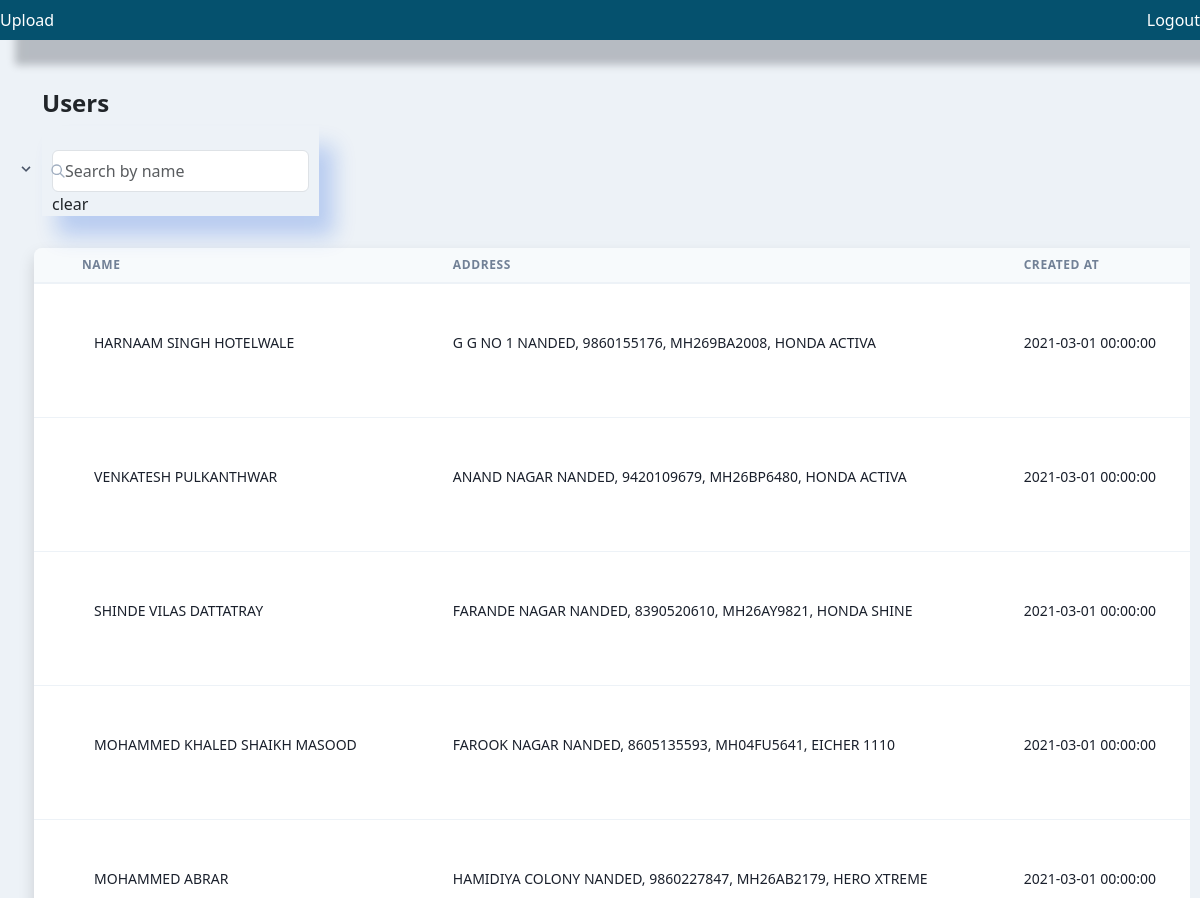
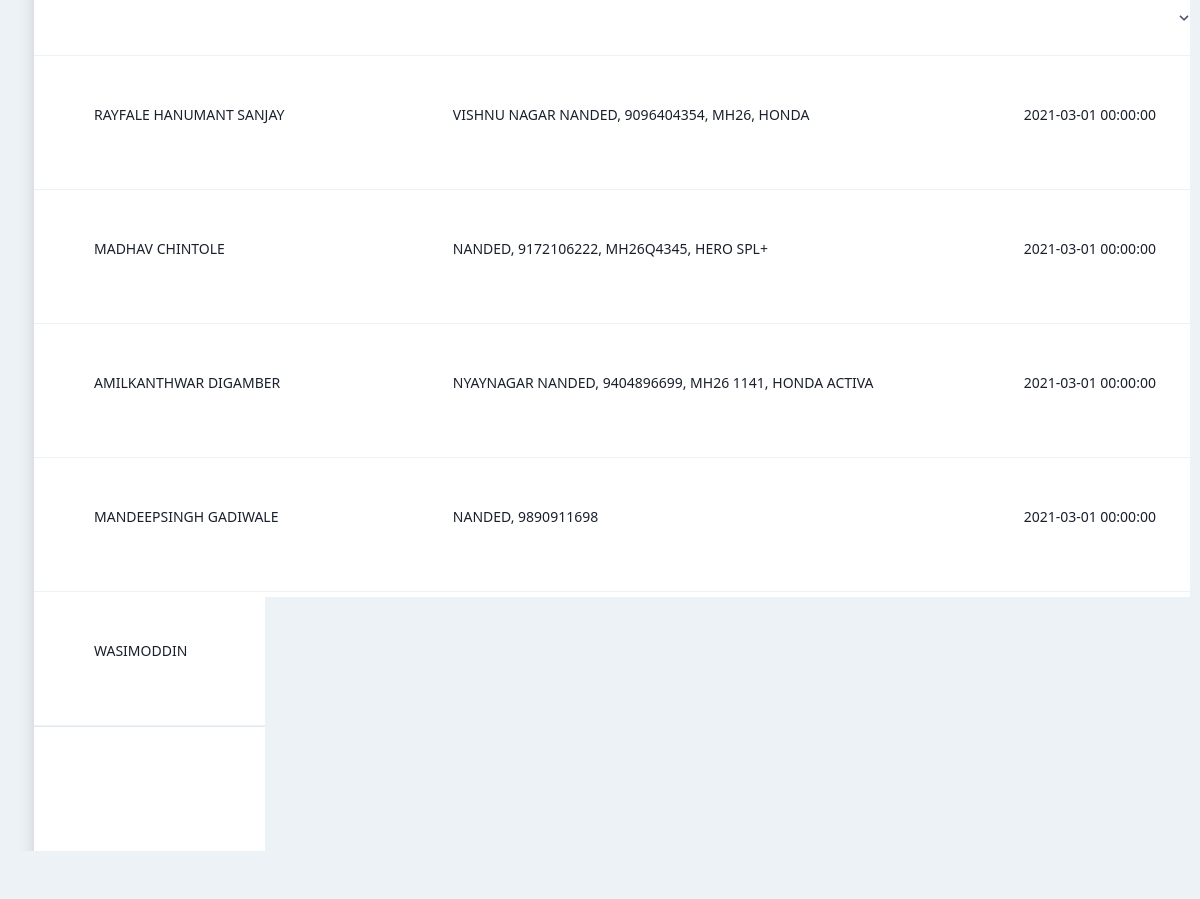
The app's page /home/ (signed in) with its own data (2 pictures, top to bottom).
### uploadfile/models.py (models this page shows, shortened)
class Buyerdata(models.Model):
  date =  models.CharField(max_length=200)
  buyer = models.CharField(max_length=200)
  address = models.CharField(max_length=200)
  total_amount = models.CharField(max_length=200)

### uploadfile/views.py (the view)
# urls.py: 2. Add a URL to urlpatterns:  path('', views.home, name='home')
@login_required(login_url='/login')
def home(request):
        users = Buyerdata.objects.all()
        search_query = request.GET.get('search')
        uname = request.GET.get('name')
        address = request.GET.get('address')
        total = request.GET.get('Total')
        ID = request.GET.get('ID')
        datee = request.GET.get('date')
        if search_query:
            users = users.filter(address__icontains=address)
            context = {'users': users}
            return render(request, 'home.html', context)
        elif search_query:
            users = users.filter(address__icontains=address)
            context = {'users': users}
            return render(request, 'home.html', context)
        elif total:
            users = users.filter(total_amount__icontains=total)
            context = {'users': users}
            return render(request, 'list.html', context)
        elif ID:
            users = users.filter(id__icontains=ID)
            context = {'users': users}
            return render(request, 'home.html', context)
        elif datee:
            users = users.filter(date__icontains=datee)
            context = {'users': users}
            return render(request, 'home.html', context)
        elif uname:
            users = users.filter(buyer__icontains=uname)
            context = {'users': users}
            return render(request, 'list.html', context)
        user_list = Buyerdata.objects.all()
        paginator = Paginator(user_list, 10)  # Show 10 users per page
        page = request.GET.get('page')
        users = paginator.get_page(page)
        context = {'users': users}
        return render(request, 'list.html', context)

### uploadfile/templates/list.html (shortened to what this page needs)
<!DOCTYPE html>
<html lang="en" >
<head>
  <link rel='stylesheet' href='https://cdnjs.cloudflare.com/ajax/libs/tailwindcss/1.4.6/tailwind.min.css'>
  <link rel="stylesheet" href="https://cdnjs.cloudflare.com/ajax/libs/font-awesome/6.4.0/css/all.min.css">
  <link href="https://cdn.jsdelivr.net/npm/bootstrap@5.3.1/dist/css/bootstrap.min.css" rel="stylesheet">
<ul class="navbar" style="background-color: rgb(5, 81, 110); box-shadow: 15px 25px 8px #0008133b;">
  <li class="nav-item" style="color:white">
    <a class="nav-link active  " aria-current="page" href="/">Upload</a>
  </li>
  <li class="nav-item" style="color:white">
    <a class="nav-link active" aria-current="page" href="/logout">Logout</a>
  </li>
</ul>
</head>
<body>
<body class="antialiased font-sans bg-gray-200">
    <div class="container mx-auto px-8 sm:px-8">
        <div class="py-8">
            <div>
                <h2 class="text-2xl font-semibold leading-tight">Users</h2>
            </div>
            <div class="my-2 flex sm:flex-row flex-col">
                <div class="flex flex-row mb-1 sm:mb-0">
                    <div class="relative">
                        <div
                            class="pointer-events-none absolute inset-y-0 right-0 flex items-center px-2 text-gray-700">
                            <svg class="fill-current h-4 w-4" xmlns="http://www.w3.org/2000/svg" viewBox="0 0 20 20">
                                <path d="M9.293 12.95l.707.707L15.657 8l-1.414-1.414L10 10.828 5.757 6.586 4.343 8z" />
                            </svg>
                        </div>
                    </div>
                    <div >
                        <div
                            class="pointer-events-none absolute inset-y-0 right-0 flex items-center px-2 text-gray-700">
                        </div>
                    </div>
                </div>
                <div class="block relative">
                    <span class="h-full absolute inset-y-0 left-0 flex items-center pl-2">
                        <svg viewBox="0 0 24 24" class="h-4 w-4 fill-current text-gray-500">
                            <path
                                d="M10 4a6 6 0 100 12 6 6 0 000-12zm-8 6a8 8 0 1114.32 4.906l5.387 5.387a1 1 0 01-1.414 1.414l-5.387-5.387A8 8 0 012 10z">
                            </path>
                        </svg>
                    </span>
                    <form method="get" action=""  style="padding-left: 10px;padding-right: 10px; box-shadow: 15px 20px 20px #0f50dd3b;">
                        <input class="form-control py-2 border-right-0 border" name="name" type="search" placeholder="Search by name" id="example-search-input">
                        <span class="input-group-append">
                            <h9>
                                <a class="nav-link active" aria-current="page" href="/home">clear</a>
                            </h9>
                          </span>
                            </div>
            </div>
            <div class="-mx-4 sm:-mx-8 px-4 sm:px-8 py-4 overflow-x-auto">
                <div class="inline-block min-w-full shadow rounded-lg overflow-hidden">
                    <table class="min-w-full leading-normal">
                        <thead>
                            <tr>
                                <th
                                    class="px-5 py-2 border-b-2 border-gray-200 bg-gray-100 text-left text-xs font-semibold text-gray-600 uppercase tracking-wider">
                                    Name
                                </th>
                                <th
                                    class="px-5 py-2 border-b-2 border-gray-200 bg-gray-100 text-left text-xs font-semibold text-gray-600 uppercase tracking-wider">
                                    Address
                                </th>
                                <th
                                    class="px-5 py-2 border-b-2 border-gray-200 bg-gray-100 text-left text-xs font-semibold text-gray-600 uppercase tracking-wider">
                                    Created at
                                </th>
                            </tr>
                        </thead>
                        <tbody>
                            {% for user in users %}
                            <tr>
                                <td class="px-12 py-10 border-b border-gray-200 bg-white text-sm">
                                    <div class="flex items-center">
                                        <div class="ml-3">
                                            <p class="text-gray-900 whitespace-no-wrap">
                                                {{ user.buyer }}
                                            </p>
                                        </div>
                                    </div>
                                </td>
                                <td class="px-5 py-5 border-b border-gray-200 bg-white text-sm">
                                    <p class="text-gray-900 whitespace-no-wrap">{{ user.address }}</p>
                                </td>
                                <td class="px-5 py-5 border-b border-gray-200 bg-white text-sm">
                                    <p class="text-gray-900 whitespace-no-wrap">
                                        {{ user.date }}
                                    </p>
                                </td>
                            </tr>
                            {% endfor %}
                        </tbody>
                    </table>
                    <div
                        class="px-5 py-5 bg-white border-t flex flex-col xs:flex-row items-center xs:justify-between          ">
                        <div class="inline-flex mt-2 xs:mt-0">
                            <button
                                class="text-sm bg-gray-300 hover:bg-gray-400 text-gray-800 font-semibold py-2 px-4 rounded-l">
                            </button>
                            <h3 class="text-sm bg-gray-300 hover:bg-gray-400 text-gray-800 font-semibold py-2 px-4 rounded-l">
                              </h3>
                            <button
                                class="text-sm bg-gray-300 hover:bg-gray-400 text-gray-800 font-semibold py-2 px-4 rounded-r">
                                {% if users.has_next %}
                                <a href="?page={{ users.next_page_number }}">next</a>
                                <a href="?page={{ users.paginator.num_pages }}">last &raquo;</a>
                            {% endif %}
                            </button>
                        </div>
                    </div>
                </div>
            </div>
        </div>
    </div>
</body>
</body>
</html>

### records on screen
Buyerdata: buyer "HARNAAM SINGH HOTELWALE", address "G G NO 1 NANDED, 9860155176, MH269BA2008, HONDA ACTIVA", date "2021-03-01 00:00:00"
Buyerdata: buyer "VENKATESH PULKANTHWAR", address "ANAND NAGAR NANDED, 9420109679, MH26BP6480, HONDA ACTIVA", date "2021-03-01 00:00:00"
Buyerdata: buyer "SHINDE VILAS DATTATRAY", address "FARANDE NAGAR NANDED, 8390520610, MH26AY9821, HONDA SHINE", date "2021-03-01 00:00:00"
Buyerdata: buyer "MOHAMMED KHALED SHAIKH MASOOD", address "FAROOK NAGAR NANDED, 8605135593, MH04FU5641, EICHER 1110", date "2021-03-01 00:00:00"
Buyerdata: buyer "MOHAMMED ABRAR", address "HAMIDIYA COLONY NANDED, 9860227847, MH26AB2179, HERO XTREME", date "2021-03-01 00:00:00"
Buyerdata: buyer "RAYFALE HANUMANT SANJAY", address "VISHNU NAGAR NANDED, 9096404354, MH26, HONDA", date "2021-03-01 00:00:00"
Buyerdata: buyer "MADHAV CHINTOLE", address "NANDED, 9172106222, MH26Q4345, HERO SPL+", date "2021-03-01 00:00:00"
Buyerdata: buyer "AMILKANTHWAR DIGAMBER", address "NYAYNAGAR NANDED, 9404896699, MH26 1141, HONDA ACTIVA", date "2021-03-01 00:00:00"
Buyerdata: buyer "MANDEEPSINGH GADIWALE", address "NANDED, 9890911698", date "2021-03-01 00:00:00"
Buyerdata: buyer "WASIMODDIN"
